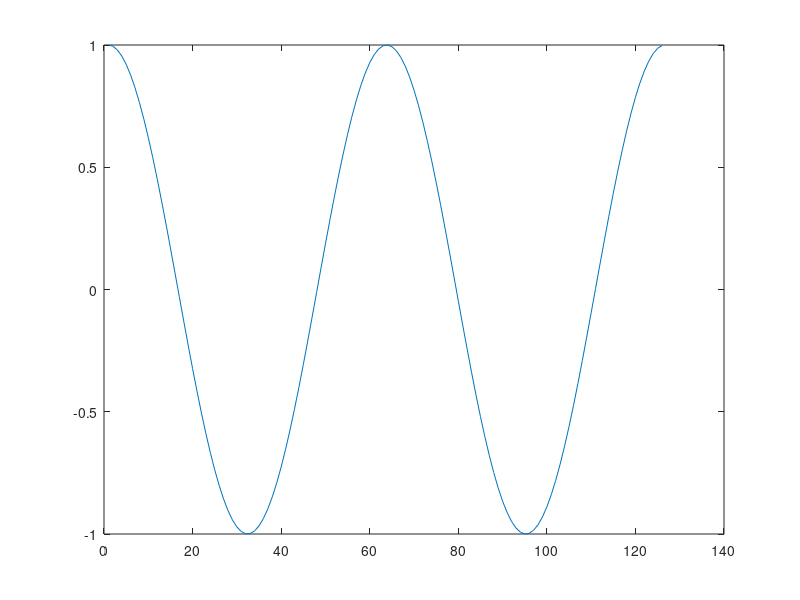
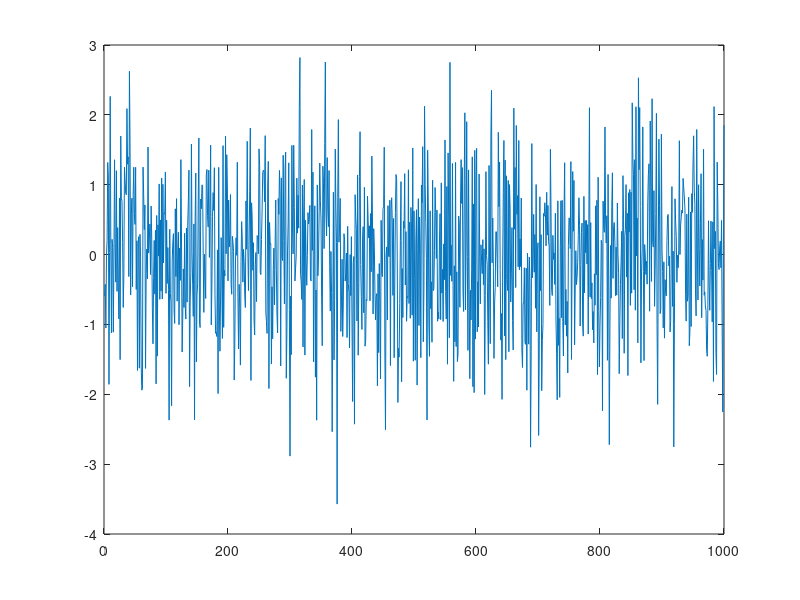

MATLAB code to generate these figures, in order: (Note: this script raises an error after producing the figures.)
%% Tutorial 1
% by Edward Fine
close all;
%% Basic MATLAB matrix operations
% This section show basic matlab operations

A = [1 2 3; 4 5 6; 7 8 9]

a = A(2,:)
b = A(:,3)
c = A(1,1:3)

%% Basic Plotting
% Introduction to the plot command

t = 0:0.1:4*pi;
y = cos(t);
figure('Color', [1 1 1]);
plot(y)

%% Basic Functions
% Introduction to basic MATLAB functions

size(A)
size(b)
length(c)
who
whos

%% Basic Statistics Functions
% Introduction to statistics functions

ma = max(A)
mi = min(A)
u = mean(y)
m = median(y)

x = randn(1000, 1);
figure('Color', [1 1 1]);
plot(x)

figure('Color', [1 1 1]);
histogram(x)

mean(x)
std(x)

